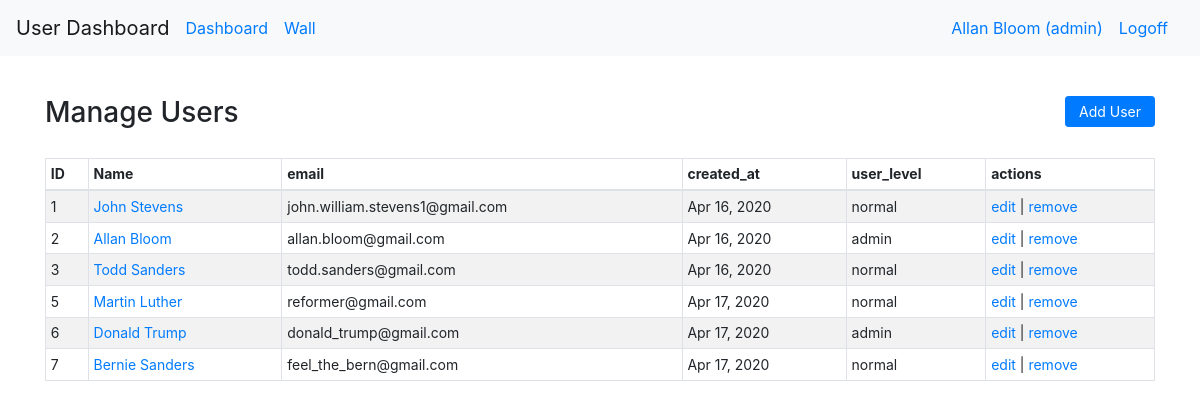
The page /dashboard (signed in) on the database as committed earlier.
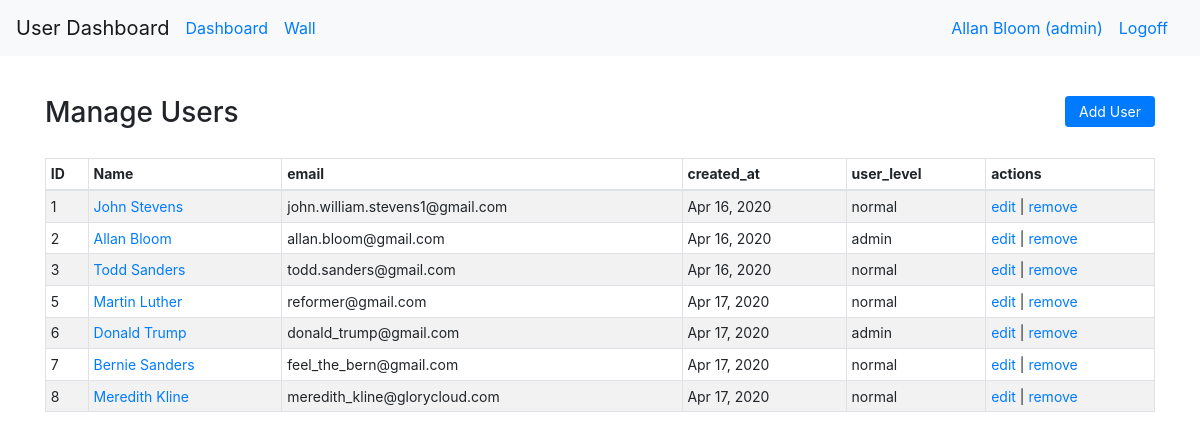
The same page on the database as committed later.
### login_and_registration_app/models.py (models this page shows)
class User(models.Model):
    first_name = models.CharField(max_length=255)
    last_name = models.CharField(max_length=255)
    email = models.CharField(max_length=255)
    level = models.IntegerField(default=1)
    description = models.TextField(null=True)
    password = models.CharField(max_length=45)
    created_at = models.DateTimeField(auto_now_add=True)
    updated_at = models.DateTimeField(auto_now=True)
    objects = UserManager()

### dashboard_app/views.py (the view)
# urls.py: path("", views.dashboard),
def dashboard(request):
    context = {
        "user": logged_user(request),
        "users": User.objects.all(),
    }
    return render(request, "dashboard.html", context)

### dashboard_app/views.py (called while the page is built)
def logged_user(request):
    return User.objects.filter(id=request.session["user_id"])[0]

### dashboard_app/templates/dashboard.html (shortened to what this page needs)
<!doctype html>
<html lang="en">
  <head>
    {% load static %}
    <link rel="stylesheet" type="text/css" href="{% static 'bootstrap.css' %}">
  </head>
  <body>
    <nav class="navbar navbar-expand-md navbar-light bg-light">
      <a class="navbar-brand" href="/">User Dashboard</a>
      <div class="collapse navbar-collapse" id="navbarSupportedContent">
        <a class="navbar-nav mr-sm-0 nav-link" href="/dashboard">Dashboard</a>
        <a class="navbar-nav mr-auto nav-link" href="/message_board/{{user.id}}">Wall</a>
      {% if request.session.user_id == None %}
        <a class="navbar-nav mr-sm-0 nav-link" href="/signin">Signin</a>
      {% else %}
      {% if user.level == 9%}
      <a class="navbar-nav mr-sm-0 nav-link" href="/dashboard/profile">{{user.first_name}} {{user.last_name}} (admin)</a>
      {% else %}
      <a class="navbar-nav mr-sm-0 nav-link" href="/dashboard/profile">{{user.first_name}} {{user.last_name}}</a>
      {% endif %}
      <a class="navbar-nav mr-sm-0 nav-link" href="/logoff">Logoff</a>
      {% endif %}
      </div>
    </nav>
    <div class="container">
      <div class="row header_row">
        <div class="col-8">
        {% if user.level == 9%}
          <h3>Manage Users</h3>
        {% else %}
          <h3>All Users</h3>
        {% endif %}
        </div>
        {% if user.level == 9 %}
        <div class="col-4 text-right">
          <form action="/dashboard/add_user" method="post">
            <button class="btn btn-primary btn-sm">Add User</button>
          </form>
        </div>
        {% endif %}
      </div>
      <div class="row">
        <div class="col-12">
          <div class="table-responsive-lg">
            <table class="table table-striped table-hover table-sm table-bordered">
              <thead>
                <tr>
                  <th>ID</th>
                  <th>Name</th>
                  <th>email</th>
                  <th>created_at</th>
                  <th>user_level</th>
                  {% if user.level == 9%}
                  <th>actions</th>
                  {% endif %}
                </tr>
              </thead>
              <tbody>
              {% for profile in users %}
                <tr>
                  <td>{{ profile.id }}</td>
                  <td><a href="/message_board/{{profile.id}}">{{ profile.first_name }} {{ profile.last_name }}</a></td>
                  <td>{{ profile.email }}</td>
                  <td>{{ profile.created_at|date:"M d, Y" }}</td>
                {% if profile.level == 9%}
                  <td>admin</td>
                {% else %}
                  <td>normal</td>
                {% endif %}
                {% if user.level == 9%}
                  <td>
                    <a href="/dashboard/edit_user/{{profile.id}}">edit</a> |
                    <a href="" data-toggle="modal" data-target="#remove{{profile.id}}">remove</a>
                  </td>
                {% endif %}
                </tr>
              {% endfor %}
              </tbody>
            </table>
          </div>
        </div>
      </div>
    </div>
  </body>
</html>

Rows that differ between the two databases and show on the page:
added User: id "8", first_name "Meredith", last_name "Kline", email "meredith_kline@glorycloud.com", created_at "Apr 17, 2020", level "normal"
